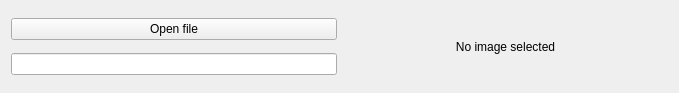
<?xml version="1.0" encoding="UTF-8"?>
<ui version="4.0">
 <class>ImagePropsWidget</class>
 <widget class="QWidget" name="ImagePropsWidget">
  <property name="geometry">
   <rect>
    <x>0</x>
    <y>0</y>
    <width>679</width>
    <height>93</height>
   </rect>
  </property>
  <property name="windowTitle">
   <string>ImagePropsWidget</string>
  </property>
  <layout class="QHBoxLayout" name="horizontalLayout">
   <item>
    <layout class="QVBoxLayout" name="verticalLayout">
     <item>
      <widget class="QPushButton" name="openFileButton">
       <property name="text">
        <string>Open file</string>
       </property>
      </widget>
     </item>
     <item>
      <widget class="QLineEdit" name="urlLineEdit"/>
     </item>
    </layout>
   </item>
   <item>
    <widget class="QLabel" name="infoLabel">
     <property name="sizePolicy">
      <sizepolicy hsizetype="MinimumExpanding" vsizetype="Ignored">
       <horstretch>0</horstretch>
       <verstretch>0</verstretch>
      </sizepolicy>
     </property>
     <property name="autoFillBackground">
      <bool>true</bool>
     </property>
     <property name="text">
      <string>No image selected</string>
     </property>
     <property name="alignment">
      <set>Qt::AlignCenter</set>
     </property>
     <property name="wordWrap">
      <bool>true</bool>
     </property>
    </widget>
   </item>
  </layout>
 </widget>
 <resources/>
 <connections/>
</ui>
